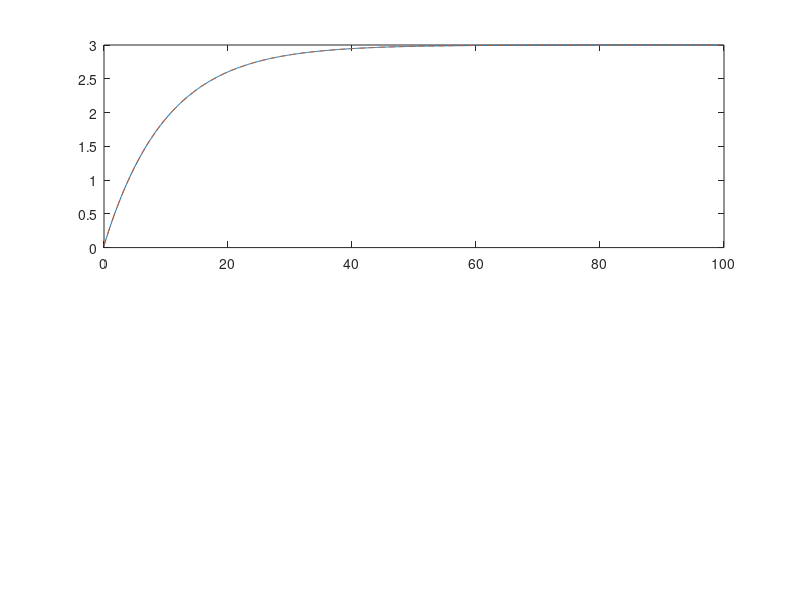

This chart was generated by the following MATLAB code: (Note: this script raises an error after producing the figure.)
% =====================================================================
% C09_E01 — PID con saturacion y antiwindup (MATLAB / Octave)
% =====================================================================
% Capitulo: 9 - Control PID en la practica industrial
% Notebook Python equivalente: python/cap09/C09_E01_pid_antiwindup.ipynb
% Compatibilidad: MATLAB / Octave estandar (sin toolbox)
% =====================================================================

clear; close all;

% Planta primer orden discreto
K = 2.0; tau = 10.0;
% Parametros PID
Kp = 2.0; Ki = 0.5; Kd = 0.0;
% Limites del actuador
umin = 0; umax = 1.5;

T = 100; dt = 0.1; N = T/dt;
SP = 5.0;

% Simulacion con y sin antiwindup
ys = zeros(N, 2); us = zeros(N, 2);
for caso = 1:2
    antiwindup = (caso == 1);
    Tt = 1.0; if ~antiwindup, Tt = 1e9; end
    y = 0; e_prev = 0; I = 0;
    for k = 1:N
        e = SP - y;
        P = Kp*e;
        I = I + Ki*e*dt;
        D = Kd*(e - e_prev)/dt;
        u_unsat = P + I + D;
        u_sat = max(umin, min(umax, u_unsat));
        I = I + (u_sat - u_unsat)*dt/Tt;   % antiwindup back-calculation
        e_prev = e;
        y = y + dt*(K*u_sat - y)/tau;
        ys(k, caso) = y; us(k, caso) = u_sat;
    end
end

t = (0:N-1)*dt;
figure;
subplot(2,1,1);
plot(t, ys(:,1), 'DisplayName', 'Con antiwindup'); hold on;
plot(t, ys(:,2), '--', 'DisplayName', 'Sin antiwindup');
yline(SP, ':', 'DisplayName', 'Consigna');
ylabel('y'); legend; grid on;
title('C09\_E01 - PID con/sin antiwindup');

subplot(2,1,2);
plot(t, us(:,1), 'DisplayName', 'u (antiwindup)'); hold on;
plot(t, us(:,2), '--', 'DisplayName', 'u (sin antiwindup)');
yline(umax, ':', 'Color', 'r', 'DisplayName', 'Saturacion');
xlabel('t (s)'); ylabel('u'); legend; grid on;
